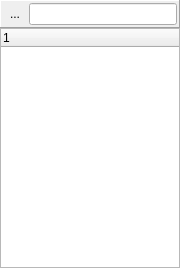
<?xml version="1.0" encoding="UTF-8"?>
<ui version="4.0">
 <class>TreeFilterWidget</class>
 <widget class="QWidget" name="TreeFilterWidget">
  <property name="geometry">
   <rect>
    <x>0</x>
    <y>0</y>
    <width>180</width>
    <height>268</height>
   </rect>
  </property>
  <property name="windowTitle">
   <string>Form</string>
  </property>
  <layout class="QVBoxLayout" name="verticalLayout">
   <property name="spacing">
    <number>0</number>
   </property>
   <property name="leftMargin">
    <number>0</number>
   </property>
   <property name="topMargin">
    <number>0</number>
   </property>
   <property name="rightMargin">
    <number>0</number>
   </property>
   <property name="bottomMargin">
    <number>0</number>
   </property>
   <item>
    <widget class="QFrame" name="frameFilter">
     <property name="frameShape">
      <enum>QFrame::Panel</enum>
     </property>
     <property name="frameShadow">
      <enum>QFrame::Raised</enum>
     </property>
     <layout class="QHBoxLayout" name="horizontalLayout">
      <property name="spacing">
       <number>2</number>
      </property>
      <property name="leftMargin">
       <number>2</number>
      </property>
      <property name="topMargin">
       <number>2</number>
      </property>
      <property name="rightMargin">
       <number>2</number>
      </property>
      <property name="bottomMargin">
       <number>2</number>
      </property>
      <item>
       <widget class="QToolButton" name="toolButtonClean">
        <property name="text">
         <string>...</string>
        </property>
        <property name="icon">
         <iconset resource="treedockwidget.qrc">
          <normaloff>:/editclean</normaloff>:/editclean</iconset>
        </property>
        <property name="iconSize">
         <size>
          <width>16</width>
          <height>16</height>
         </size>
        </property>
        <property name="autoRaise">
         <bool>true</bool>
        </property>
       </widget>
      </item>
      <item>
       <widget class="QLineEdit" name="lineEditFilter"/>
      </item>
     </layout>
    </widget>
   </item>
   <item>
    <widget class="FilterTreeWidget" name="treeWidget">
     <property name="sizePolicy">
      <sizepolicy hsizetype="Ignored" vsizetype="Expanding">
       <horstretch>0</horstretch>
       <verstretch>0</verstretch>
      </sizepolicy>
     </property>
     <property name="minimumSize">
      <size>
       <width>160</width>
       <height>0</height>
      </size>
     </property>
     <column>
      <property name="text">
       <string notr="true">1</string>
      </property>
     </column>
    </widget>
   </item>
  </layout>
 </widget>
 <customwidgets>
  <customwidget>
   <class>FilterTreeWidget</class>
   <extends>QTreeWidget</extends>
   <header location="global">filtertreewidget/filtertreewidget.h</header>
  </customwidget>
 </customwidgets>
 <resources>
  <include location="treedockwidget.qrc"/>
 </resources>
 <connections>
  <connection>
   <sender>toolButtonClean</sender>
   <signal>clicked()</signal>
   <receiver>lineEditFilter</receiver>
   <slot>clear()</slot>
   <hints>
    <hint type="sourcelabel">
     <x>16</x>
     <y>89</y>
    </hint>
    <hint type="destinationlabel">
     <x>199</x>
     <y>89</y>
    </hint>
   </hints>
  </connection>
 </connections>
</ui>
